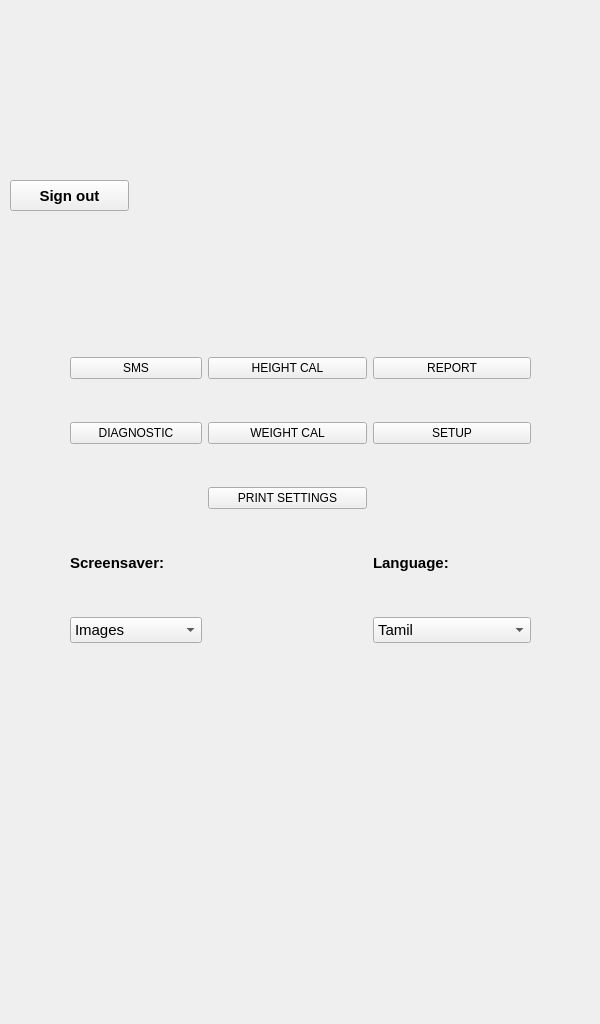
<?xml version="1.0" encoding="UTF-8"?>
<ui version="4.0">
 <class>MainWindow</class>
 <widget class="QMainWindow" name="MainWindow">
  <property name="geometry">
   <rect>
    <x>0</x>
    <y>0</y>
    <width>600</width>
    <height>1024</height>
   </rect>
  </property>
  <property name="windowTitle">
   <string>MainWindow</string>
  </property>
  <widget class="QWidget" name="centralwidget">
   <widget class="QLabel" name="label">
    <property name="geometry">
     <rect>
      <x>0</x>
      <y>0</y>
      <width>600</width>
      <height>1024</height>
     </rect>
    </property>
    <property name="text">
     <string/>
    </property>
    <property name="pixmap">
     <pixmap>../designs/screens/English/SBMI bmi screen 01-New 01.jpg</pixmap>
    </property>
    <property name="scaledContents">
     <bool>true</bool>
    </property>
   </widget>
   <widget class="QWidget" name="gridLayoutWidget">
    <property name="geometry">
     <rect>
      <x>70</x>
      <y>320</y>
      <width>461</width>
      <height>361</height>
     </rect>
    </property>
    <layout class="QGridLayout" name="gridLayout">
     <item row="4" column="2">
      <widget class="QComboBox" name="Lang_cb">
       <property name="font">
        <font>
         <pointsize>11</pointsize>
        </font>
       </property>
       <item>
        <property name="text">
         <string>Tamil</string>
        </property>
       </item>
       <item>
        <property name="text">
         <string>English</string>
        </property>
       </item>
      </widget>
     </item>
     <item row="1" column="1">
      <widget class="QPushButton" name="Weightcal_bt">
       <property name="font">
        <font>
         <pointsize>9</pointsize>
        </font>
       </property>
       <property name="text">
        <string>WEIGHT CAL</string>
       </property>
      </widget>
     </item>
     <item row="2" column="1">
      <widget class="QPushButton" name="Printsetup_bt">
       <property name="font">
        <font>
         <pointsize>9</pointsize>
        </font>
       </property>
       <property name="text">
        <string>PRINT SETTINGS</string>
       </property>
      </widget>
     </item>
     <item row="3" column="2">
      <widget class="QLabel" name="label_3">
       <property name="font">
        <font>
         <pointsize>11</pointsize>
         <weight>75</weight>
         <bold>true</bold>
        </font>
       </property>
       <property name="text">
        <string>Language:</string>
       </property>
      </widget>
     </item>
     <item row="0" column="1">
      <widget class="QPushButton" name="Heightcal_bt">
       <property name="font">
        <font>
         <pointsize>9</pointsize>
        </font>
       </property>
       <property name="styleSheet">
        <string notr="true"/>
       </property>
       <property name="text">
        <string>HEIGHT CAL</string>
       </property>
      </widget>
     </item>
     <item row="0" column="0">
      <widget class="QPushButton" name="Sms_bt">
       <property name="font">
        <font>
         <pointsize>9</pointsize>
        </font>
       </property>
       <property name="text">
        <string>SMS</string>
       </property>
      </widget>
     </item>
     <item row="1" column="0">
      <widget class="QPushButton" name="Diagnostic_bt">
       <property name="font">
        <font>
         <pointsize>9</pointsize>
        </font>
       </property>
       <property name="text">
        <string>DIAGNOSTIC</string>
       </property>
      </widget>
     </item>
     <item row="0" column="2">
      <widget class="QPushButton" name="Report_bt">
       <property name="font">
        <font>
         <pointsize>9</pointsize>
        </font>
       </property>
       <property name="text">
        <string>REPORT</string>
       </property>
      </widget>
     </item>
     <item row="1" column="2">
      <widget class="QPushButton" name="Setup_bt">
       <property name="font">
        <font>
         <pointsize>9</pointsize>
        </font>
       </property>
       <property name="text">
        <string>SETUP</string>
       </property>
      </widget>
     </item>
     <item row="3" column="0">
      <widget class="QLabel" name="label_2">
       <property name="enabled">
        <bool>true</bool>
       </property>
       <property name="maximumSize">
        <size>
         <width>132</width>
         <height>22</height>
        </size>
       </property>
       <property name="font">
        <font>
         <pointsize>11</pointsize>
         <weight>75</weight>
         <bold>true</bold>
        </font>
       </property>
       <property name="text">
        <string>Screensaver:</string>
       </property>
      </widget>
     </item>
     <item row="4" column="0">
      <widget class="QComboBox" name="Ad_cb">
       <property name="font">
        <font>
         <pointsize>11</pointsize>
        </font>
       </property>
       <item>
        <property name="text">
         <string>Images</string>
        </property>
       </item>
       <item>
        <property name="text">
         <string>Videos</string>
        </property>
       </item>
      </widget>
     </item>
    </layout>
   </widget>
   <widget class="QPushButton" name="Signout_bt">
    <property name="geometry">
     <rect>
      <x>10</x>
      <y>180</y>
      <width>119</width>
      <height>31</height>
     </rect>
    </property>
    <property name="font">
     <font>
      <pointsize>11</pointsize>
      <weight>75</weight>
      <bold>true</bold>
     </font>
    </property>
    <property name="text">
     <string>Sign out</string>
    </property>
   </widget>
  </widget>
 </widget>
 <resources/>
 <connections/>
</ui>
